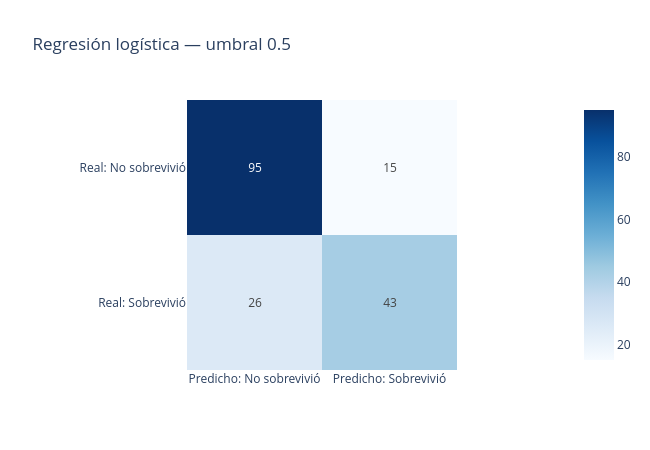

This figure's notebook cell:
### Markdown cell above
### La matriz de confusión
Cuatro casillas: los aciertos están en la diagonal.

| | Predicho: No | Predicho: Sí |
|---|---|---|
| **Real: No** | Verdadero negativo ✅ | Falso positivo ❌ |
| **Real: Sí** | Falso negativo ❌ | Verdadero positivo ✅ |

### Code cell
plot_matriz_confusion(y_test, pred_test,
                      etiquetas=('No sobrevivió', 'Sobrevivió'),
                      title='Regresión logística — umbral 0.5')

### Figure 1 — Plotly figure (JSON) as saved in the notebook; plotly's stock layout.template omitted (floating-point values rounded to 4 significant figures)
{"data": [{"coloraxis": "coloraxis", "hovertemplate": "x: %{x}<br>y: %{y}<br>color: %{z}<extra></extra>", "name": "0", "texttemplate": "%{z}", "type": "heatmap", "x": ["Predicho: No sobrevivió", "Predicho: Sobrevivió"], "xaxis": "x", "y": ["Real: No sobrevivió", "Real: Sobrevivió"], "yaxis": "y", "z": [[95, 15], [26, 43]]}], "layout": {"coloraxis": {"autocolorscale": false, "colorscale": [[0.0, "rgb(247,251,255)"], [0.125, "rgb(222,235,247)"], [0.25, "rgb(198,219,239)"], [0.375, "rgb(158,202,225)"], [0.5, "rgb(107,174,214)"], [0.625, "rgb(66,146,198)"], [0.75, "rgb(33,113,181)"], [0.875, "rgb(8,81,156)"], [1.0, "rgb(8,48,107)"]]}, "height": 450, "title": {"text": "Regresión logística — umbral 0.5"}, "width": 650, "xaxis": {"anchor": "y", "constrain": "domain", "domain": [0.0, 1.0], "scaleanchor": "y"}, "yaxis": {"anchor": "x", "autorange": "reversed", "constrain": "domain", "domain": [0.0, 1.0]}}}
